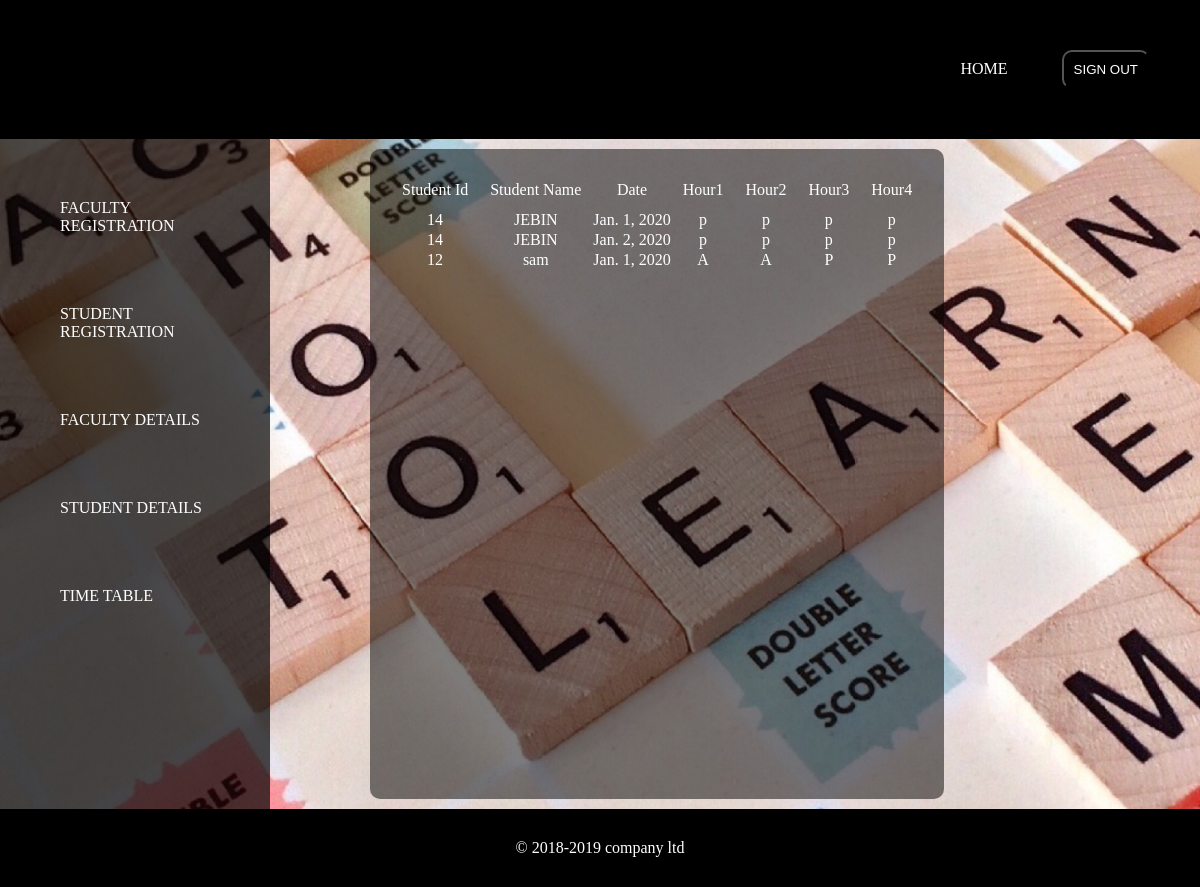
Screenshot of /adminatt with the database file from the repository.
### attapp/models.py (models this page shows)
class sattendance (models.Model):
    date=models.DateField(null=True,blank=True)
    username=models.CharField(max_length=20,null=True,blank=True)
    studentid=models.IntegerField()
    status_hour1=models.CharField(max_length=10)
    status_hour2=models.CharField(max_length=10)
    status_hour3=models.CharField(max_length=10)
    status_hour4=models.CharField(max_length=10)

### attapp/views.py (the view)
# urls.py: path('adminatt',views.adminattendance,name='studentattendance'),
def adminattendance(request):
     queryset=sattendance.objects.all().filter()
     return render(request,'studentattendance.html',{'authors':queryset})

### attapp/templates/studentattendance.html (shortened to what this page needs)
<!doctype html>
<html>
     <head>
			<title>signup</title>{% load static %}
		    {% load static %}
			<link rel="stylesheet" href="{% static 'css/style2.css'%}">
	</head>
<body class="a">
	<div class="abc">
		<ul>
			<li><a href="{%url 'adminhome'%}">HOME</a></li>
			<li>
				<form name="signup" action="{%url 'signout'%}" method="POST">
					<input type="submit"  class="frm1" value="SIGN OUT" name="signout">
				</form>
				</li>
		</ul>
	</div>
	<div style="display:inline-flex">
          <div class="form">
			  <ul>
					<li><a href="{%url 'facultysignup'%}">FACULTY REGISTRATION</a></li>
					<li><a href="{%url 'studentsignup'%}">STUDENT REGISTRATION</a></li>
					<li><a href="{%url 'studentsignup'%}">FACULTY DETAILS</a>
					   </li>
					<li><a href="{%url 'studentsignup'%}">STUDENT DETAILS</a>
					   </li>
					<li><a href="{%url 'studentsignup'%}">TIME TABLE</a></li>
	</div>
		<div class="form6" style="padding:20px;margin-left:100px">
			<table>
				<tr>
					<td style="padding:10px">Student Id</td>
					<td style="padding:10px">Student Name</td>
					<td style="padding:10px">Date</td>
					<td style="padding:10px">Hour1</td>
					<td style="padding:10px">Hour2</td>
					<td style="padding:10px">Hour3</td>
					<td style="padding:10px">Hour4</td>
				</tr>
				{%if authors%}
				{%for i in authors%}
				<tr>
					<td>{{i.studentid}}</td>
					<td>{{i.username}}</td>
					<td>{{i.date}}</td>
					<td>{{i.status_hour1}}</td>
					<td>{{i.status_hour2}}</td>
					<td>{{i.status_hour3}}</td>
					<td>{{i.status_hour4}}</td>
				</tr>
				{%endfor%}
				{%endif%}
				</table>
			</div>
		</div>
		<div class="ft">
      <footer>
	           <p>&copy 2018-2019 company ltd<p>
	  </footer>
 </div>
</body>
</html>

### attapp/static/css/style2.css (style rules this page uses)
* { margin:0px; padding:0px; }
.a { background-image:url("../img/001.jpg"); background-size:cover; }
.form6 { padding:10px; margin:10px; margin-left:10px; border-radius:10px; text-align:center; background-color: rgba(0,0,0,0.5); color:white; }
.form { width:250px; padding:10px; height:650px; background-color:rgba(0,0,0,0.7); text-align:left; }
.form ul li { padding:20px; margin:30px; list-style: none; border-radius: 20px; }
.abc { text-align:right; padding:20px; background-color: black; }
.abc ul li { display:inline-flex; padding:20px; }
.abc ul li a { color:white; text-decoration: none; }
.form ul li a { text-decoration: none; color:white; }
.frm1 { padding:10px; margin:10px; background-color:rgba(0,0,0,0.5); outline:none; color:white; border-radius:10px; }
.ft { background-color:black; text-align:center; color:white; padding:30px; }

### rows the page displays
sattendance: studentid "14", username "JEBIN", date "Jan. 1, 2020", status_hour1 "p", status_hour2 "p", status_hour3 "p", status_hour4 "p"
sattendance: studentid "14", username "JEBIN", date "Jan. 2, 2020", status_hour1 "p", status_hour2 "p", status_hour3 "p", status_hour4 "p"
sattendance: studentid "12", username "sam", date "Jan. 1, 2020", status_hour1 "A", status_hour2 "A", status_hour3 "P", status_hour4 "P"
